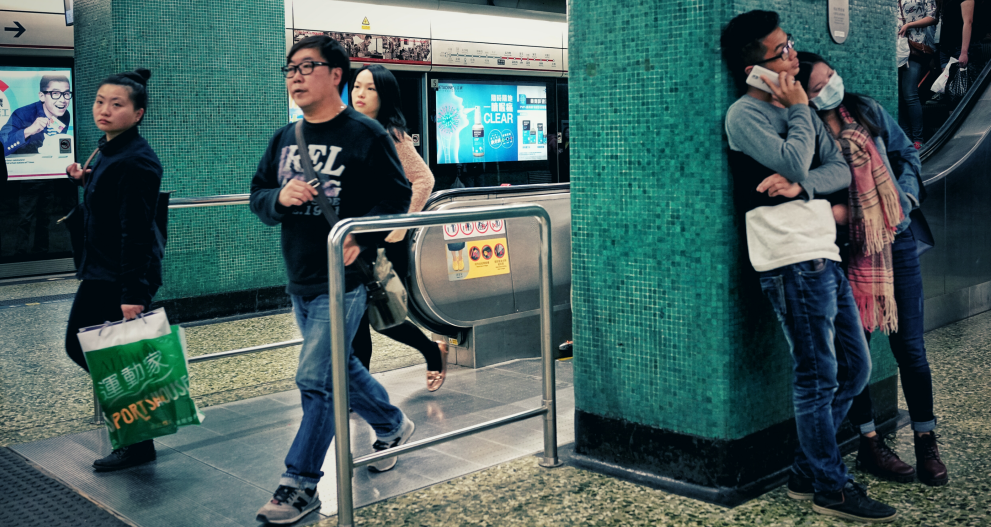
#> input picture resources/hongkong-metro.png, 991 x 527 px
$ python 09_face_detection.py
#> lines starting #> are read from the running program, lines starting #| are printed output that depends on the picture; after the words box and inside, x2 and y2 are one past the last pixel; in counts of white or black regions, pixels touching at a corner belong together
import cv2

# Face Detection
faceCascade = cv2.CascadeClassifier('resources/haarcascade_frontalface_default.xml')
imagePath = 'resources/hongkong-metro.png'
img = cv2.imread(imagePath)
#> img is the input picture: shape (527, 991, 3); mean B, G, R 92.5, 94.8, 70.3
imgGray = cv2.cvtColor(img, cv2.COLOR_BGR2GRAY) # Create grayscale image
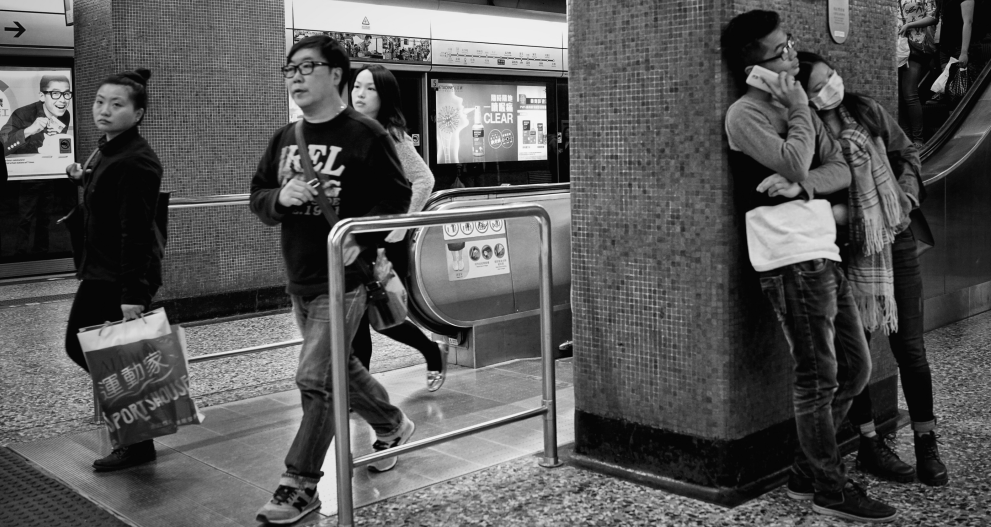
#> imgGray: shape (527, 991); min 5, max 250, mean 87.2

faces = faceCascade.detectMultiScale(imgGray, 1.1, 4) # Detect all faces in image
#> faces = [[346, 75, 33, 33], [42, 81, 35, 35], [82, 83, 52, 52], [276, 46, 56, 56]]

for (x, y, w, h) in faces:
    cv2.rectangle(img, (x, y), (x+w, y+h), (0, 0, 255), 2)
#> this loop made 4 passes
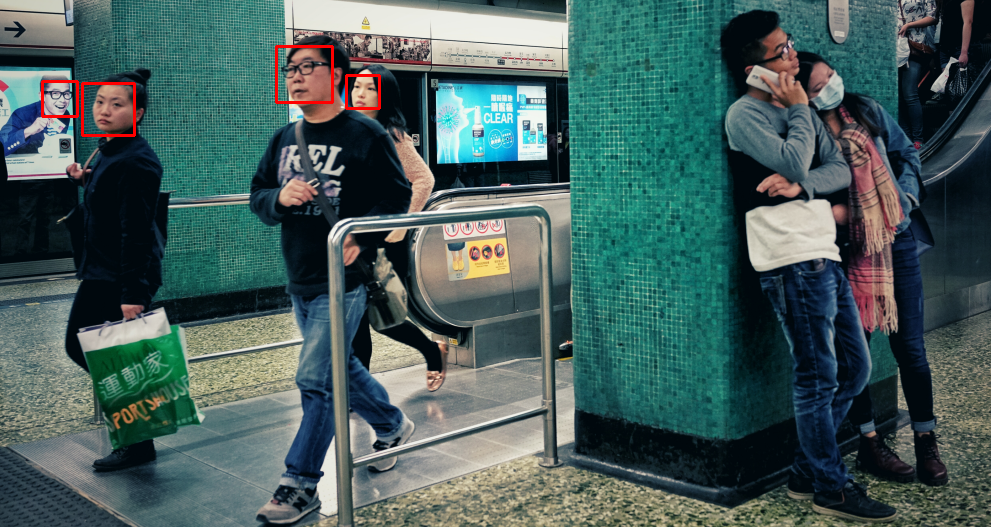
#> img: shape (527, 991, 3); 0.4% of pixels changed, all inside (x1, y1, x2, y2) = (41, 45, 381, 137)

cv2.imshow("Face Detection", img)
cv2.waitKey(5000)

$ run again, with resources/objects_dark.png copied over resources/hongkong-metro.png
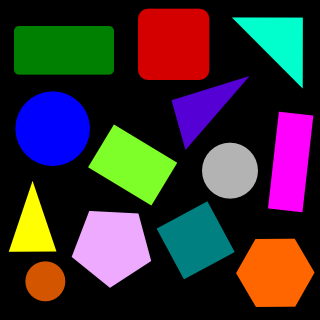
#> input picture resources/objects_dark.png, 320 x 320 px
#> img is the input picture: shape (320, 320, 3); mean B, G, R 49, 46.1, 55.8
#> `imgGray = cv2.cvtColor(img, cv2.COLOR_BGR2GRAY)`:
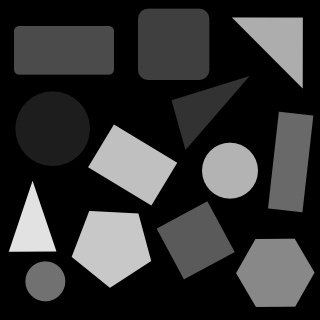
#> imgGray: shape (320, 320); min 0, max 226, mean 49.3
#> faces = ()

$ run again, with resources/HK_Taxi.jpg saved as resources/hongkong-metro.png
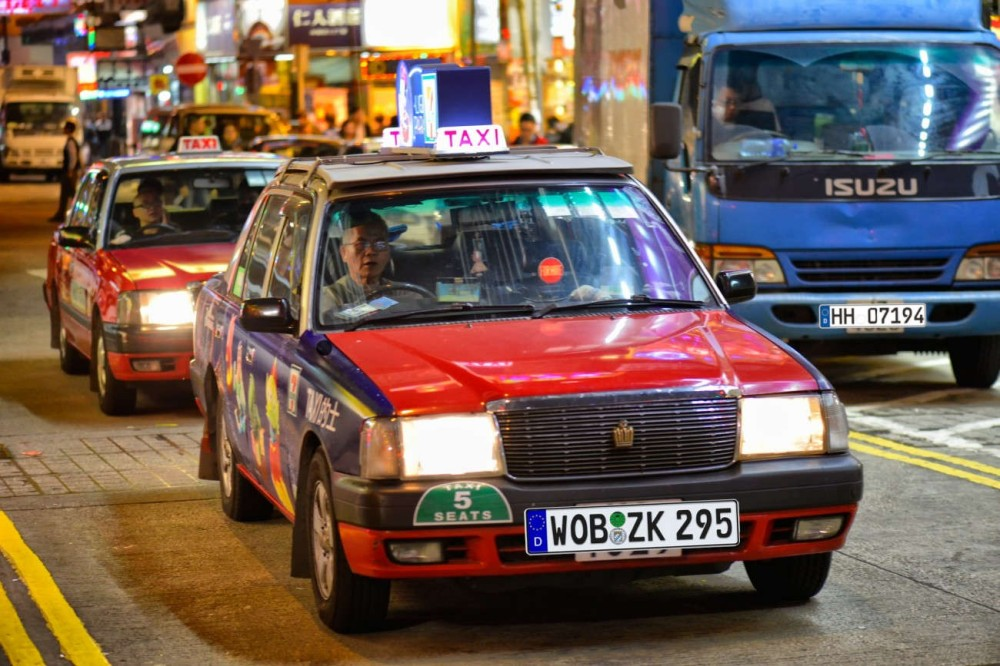
#> input picture resources/HK_Taxi.jpg, 1000 x 666 px
#> img is the input picture: shape (666, 1000, 3); mean B, G, R 84.5, 95, 114.8
#> `imgGray = cv2.cvtColor(img, cv2.COLOR_BGR2GRAY)`:
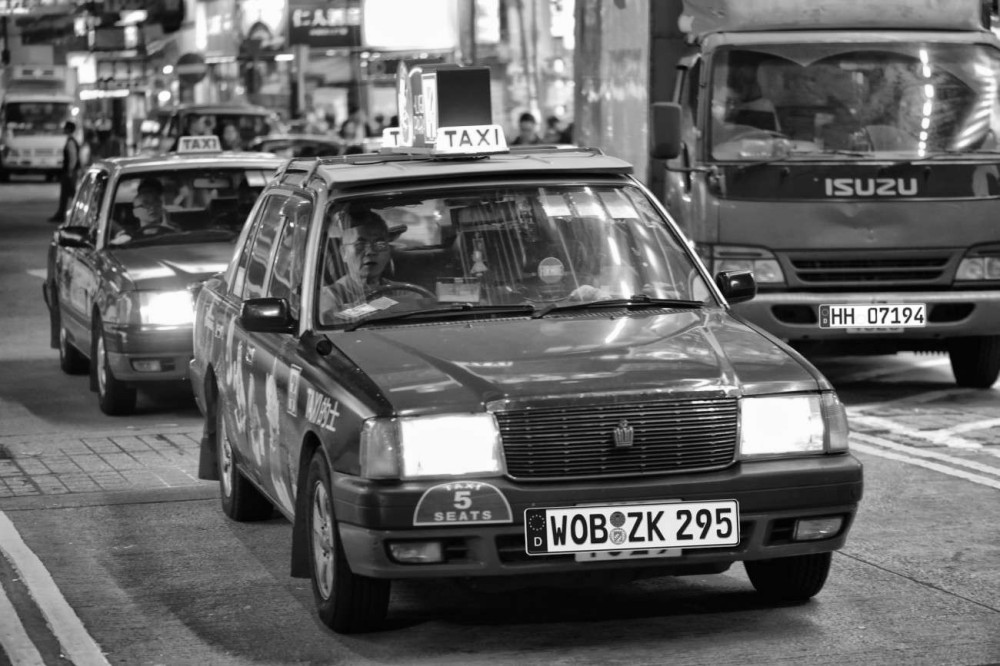
#> imgGray: shape (666, 1000); min 0, max 255, mean 99.8
#> faces = [[205, 63, 46, 46]]
#> the loop `for (x, y, w, h) in faces:` made 1 pass
#> after the loop `for (x, y, w, h) in faces:`:
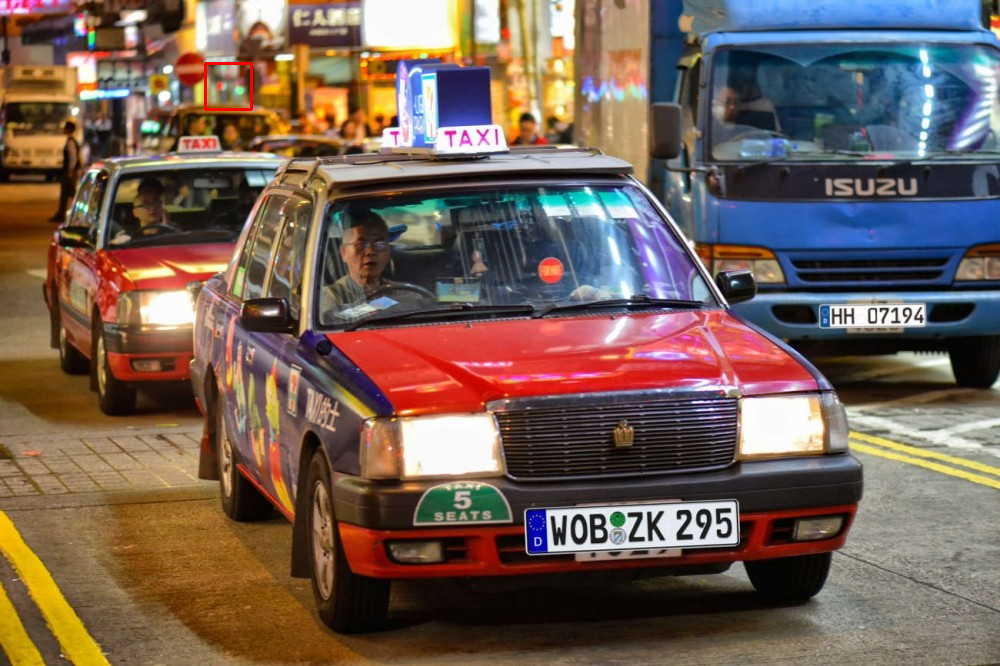
#> img: shape (666, 1000, 3); 0.08% of pixels changed, all inside (x1, y1, x2, y2) = (204, 62, 253, 111)
